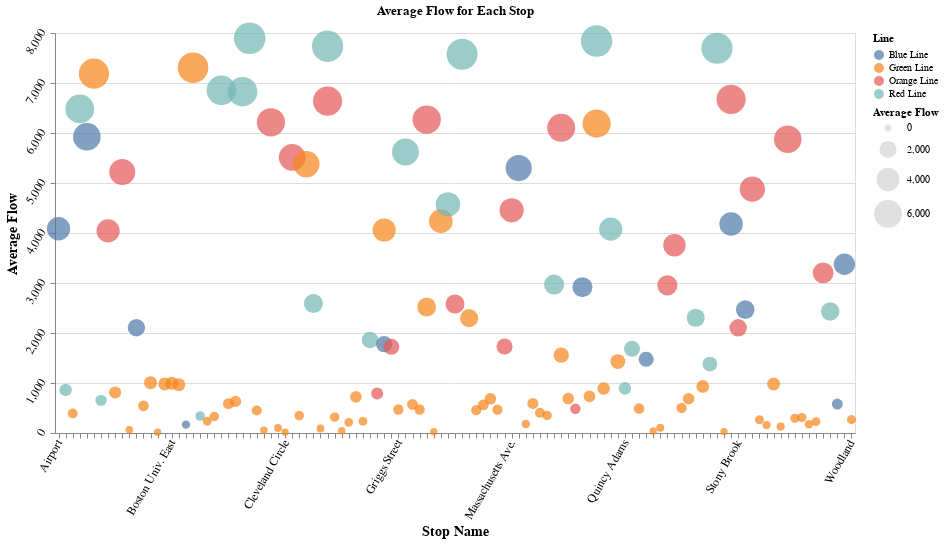

Notebook code for this chart:
### Code cell
# group data by stop_name and route_name, and calculate the average flow
df_grouped = data.groupby(['stop_name', 'route_name']).agg({'average_flow': 'mean'}).reset_index()

options = ['Blue Line', 'Red Line', 'Orange Line', 'Green Line']  
labels = ['Blue Line', 'Red Line', 'Orange Line','Green Line']  

# create the input dropdown binding
input_dropdown = alt.binding_select(options=options, labels=labels, name='Route Name')

# create the selection based on the dropdown
selection = alt.selection_single(fields=['route_name'], bind=input_dropdown)

bubble_chart = alt.Chart(df_grouped).mark_circle().encode(
   x=alt.X('stop_name:N', axis=alt.Axis(title='Stop Name')),
   y=alt.Y('average_flow:Q', axis=alt.Axis(title='Average Flow')),
   size=alt.Size('average_flow:Q', scale=alt.Scale(range=[50, 1000]), title='Average Flow'),
   color=alt.condition(selection,
                       alt.Color('route_name:N', title='Line'),
                       alt.value('lightgray')),
   tooltip=['stop_name:N', 'route_name:N', 'average_flow:Q']
).add_params(
   selection
).properties(
   width=800,
   height=400,
   title='Average Flow for Each Stop' 
)

# Add x and y axes to the bubble chart
bubble_chart = bubble_chart.configure_axis(
   labelFontSize=12,
   titleFontSize=14,
   labelAngle=-60,
   labelOverlap=True,
)

bubble_chart
# chart_html = bubble_chart.to_html()

### Figure 1 — Vega-Lite specification as saved in the notebook (floating-point values rounded to 4 significant figures)
{"config": {"view": {"continuousWidth": 300, "continuousHeight": 300}, "axis": {"labelAngle": -60, "labelFontSize": 12, "labelOverlap": true, "titleFontSize": 14}}, "data": {"name": "data-49945fc7344cdfa168bbb4cab8d237d1"}, "mark": {"type": "circle"}, "encoding": {"color": {"condition": {"param": "param_2", "field": "route_name", "title": "Line", "type": "nominal"}, "value": "lightgray"}, "size": {"field": "average_flow", "scale": {"range": [50, 1000]}, "title": "Average Flow", "type": "quantitative"}, "tooltip": [{"field": "stop_name", "type": "nominal"}, {"field": "route_name", "type": "nominal"}, {"field": "average_flow", "type": "quantitative"}], "x": {"axis": {"title": "Stop Name"}, "field": "stop_name", "type": "nominal"}, "y": {"axis": {"title": "Average Flow"}, "field": "average_flow", "type": "quantitative"}}, "height": 400, "params": [{"name": "param_2", "select": {"type": "point", "fields": ["route_name"]}, "bind": {"input": "select", "options": ["Blue Line", "Red Line", "Orange Line", "Green Line"], "labels": ["Blue Line", "Red Line", "Orange Line", "Green Line"], "name": "Route Name"}}], "title": "Average Flow for Each Stop", "width": 800, "$schema": "https://vega.github.io/schema/vega-lite/v5.16.3.json", "datasets": {"data-49945fc7344cdfa168bbb4cab8d237d1": [{"stop_name": "Airport", "route_name": "Blue Line", "average_flow": 4085.0}, {"stop_name": "Alewife", "route_name": "Red Line", "average_flow": 860.7}, {"stop_name": "Allston Street", "route_name": "Green Line", "average_flow": 391.5}, {"stop_name": "Andrew", "route_name": "Red Line", "average_flow": 6482.0}, {"stop_name": "Aquarium", "route_name": "Blue Line", "average_flow": 5926.0}, {"stop_name": "Arlington", "route_name": "Green Line", "average_flow": 7188.0}, {"stop_name": "Ashmont", "route_name": "Red Line", "average_flow": 652.9}, {"stop_name": "Assembly", "route_name": "Orange Line", "average_flow": 4041.0}, {"stop_name": "Babcock Street", "route_name": "Green Line", "average_flow": 809.8}, {"stop_name": "Back Bay", "route_name": "Orange Line", "average_flow": 5220.0}, {"stop_name": "Back of the Hill", "route_name": "Green Line", "average_flow": 62.95}, {"stop_name": "Beachmont", "route_name": "Blue Line", "average_flow": 2106.0}, {"stop_name": "Beaconsfield", "route_name": "Green Line", "average_flow": 543.8}, {"stop_name": "Blandford Street", "route_name": "Green Line", "average_flow": 1005.0}, {"stop_name": "Boston College", "route_name": "Green Line", "average_flow": 15.86}, {"stop_name": "Boston Univ. Central", "route_name": "Green Line", "average_flow": 981.7}, {"stop_name": "Boston Univ. East", "route_name": "Green Line", "average_flow": 995.4}, {"stop_name": "Boston Univ. West", "route_name": "Green Line", "average_flow": 965.5}, {"stop_name": "Bowdoin", "route_name": "Blue Line", "average_flow": 167.8}, {"stop_name": "Boylston", "route_name": "Green Line", "average_flow": 7307.0}, {"stop_name": "Braintree", "route_name": "Red Line", "average_flow": 339.5}, {"stop_name": "Brandon Hall", "route_name": "Green Line", "average_flow": 235.5}, {"stop_name": "Brigham Circle", "route_name": "Green Line", "average_flow": 329.5}, {"stop_name": "Broadway", "route_name": "Red Line", "average_flow": 6853.0}, {"stop_name": "Brookline Hills", "route_name": "Green Line", "average_flow": 587.4}, {"stop_name": "Brookline Village", "route_name": "Green Line", "average_flow": 632.0}, {"stop_name": "Central", "route_name": "Red Line", "average_flow": 6827.0}, {"stop_name": "Charles/MGH", "route_name": "Red Line", "average_flow": 7895.0}, {"stop_name": "Chestnut Hill", "route_name": "Green Line", "average_flow": 450.0}, {"stop_name": "Chestnut Hill Ave.", "route_name": "Green Line", "average_flow": 56.91}, {"stop_name": "Chinatown", "route_name": "Orange Line", "average_flow": 6214.0}, {"stop_name": "Chiswick Road", "route_name": "Green Line", "average_flow": 101.2}, {"stop_name": "Cleveland Circle", "route_name": "Green Line", "average_flow": 18.82}, {"stop_name": "Community College", "route_name": "Orange Line", "average_flow": 5513.0}, {"stop_name": "Coolidge Corner", "route_name": "Green Line", "average_flow": 347.3}, {"stop_name": "Copley", "route_name": "Green Line", "average_flow": 5378.0}, {"stop_name": "Davis", "route_name": "Red Line", "average_flow": 2588.0}, {"stop_name": "Dean Road", "route_name": "Green Line", "average_flow": 90.27}, {"stop_name": "Downtown Crossing", "route_name": "Orange Line", "average_flow": 6638.0}, {"stop_name": "Downtown Crossing", "route_name": "Red Line", "average_flow": 7735.0}, {"stop_name": "Eliot", "route_name": "Green Line", "average_flow": 317.2}, {"stop_name": "Englewood Ave.", "route_name": "Green Line", "average_flow": 43.36}, {"stop_name": "Fairbanks Street", "route_name": "Green Line", "average_flow": 213.7}, {"stop_name": "Fenway", "route_name": "Green Line", "average_flow": 722.8}, {"stop_name": "Fenwood Road", "route_name": "Green Line", "average_flow": 233.8}, {"stop_name": "Fields Corner", "route_name": "Red Line", "average_flow": 1861.0}, {"stop_name": "Forest Hills", "route_name": "Orange Line", "average_flow": 791.0}, {"stop_name": "Government Center", "route_name": "Blue Line", "average_flow": 1775.0}, {"stop_name": "Government Center", "route_name": "Green Line", "average_flow": 4060.0}, {"stop_name": "Green Street", "route_name": "Orange Line", "average_flow": 1723.0}, {"stop_name": "Griggs Street", "route_name": "Green Line", "average_flow": 469.9}, {"stop_name": "Harvard", "route_name": "Red Line", "average_flow": 5618.0}, {"stop_name": "Harvard Ave.", "route_name": "Green Line", "average_flow": 570.9}, {"stop_name": "Hawes Street", "route_name": "Green Line", "average_flow": 470.4}, {"stop_name": "Haymarket", "route_name": "Green Line", "average_flow": 2520.0}, {"stop_name": "Haymarket", "route_name": "Orange Line", "average_flow": 6268.0}, {"stop_name": "Heath Street", "route_name": "Green Line", "average_flow": 26.41}, {"stop_name": "Hynes Convention Center", "route_name": "Green Line", "average_flow": 4236.0}, {"stop_name": "JFK/Umass", "route_name": "Red Line", "average_flow": 4572.0}, {"stop_name": "Jackson Square", "route_name": "Orange Line", "average_flow": 2581.0}, {"stop_name": "Kendall/MIT", "route_name": "Red Line", "average_flow": 7574.0}, {"stop_name": "Kenmore", "route_name": "Green Line", "average_flow": 2297.0}, {"stop_name": "Kent Street", "route_name": "Green Line", "average_flow": 456.8}, {"stop_name": "Lechmere", "route_name": "Green Line", "average_flow": 562.3}, {"stop_name": "Longwood", "route_name": "Green Line", "average_flow": 683.0}, {"stop_name": "Longwood Medical Area", "route_name": "Green Line", "average_flow": 466.1}, {"stop_name": "Malden Center", "route_name": "Orange Line", "average_flow": 1731.0}, {"stop_name": "Massachusetts Ave.", "route_name": "Orange Line", "average_flow": 4454.0}, {"stop_name": "Maverick", "route_name": "Blue Line", "average_flow": 5298.0}, {"stop_name": "Mission Park", "route_name": "Green Line", "average_flow": 179.0}, {"stop_name": "Museum of Fine Arts", "route_name": "Green Line", "average_flow": 591.5}, {"stop_name": "Newton Centre", "route_name": "Green Line", "average_flow": 404.9}, {"stop_name": "Newton Highlands", "route_name": "Green Line", "average_flow": 351.0}, {"stop_name": "North Quincy", "route_name": "Red Line", "average_flow": 2970.0}, {"stop_name": "North Station", "route_name": "Green Line", "average_flow": 1557.0}, {"stop_name": "North Station", "route_name": "Orange Line", "average_flow": 6103.0}, {"stop_name": "Northeastern University", "route_name": "Green Line", "average_flow": 688.0}, {"stop_name": "Oak Grove", "route_name": "Orange Line", "average_flow": 485.9}, {"stop_name": "Orient Heights", "route_name": "Blue Line", "average_flow": 2917.0}, {"stop_name": "Packards Corner", "route_name": "Green Line", "average_flow": 731.0}, {"stop_name": "Park Street", "route_name": "Green Line", "average_flow": 6187.0}, {"stop_name": "Park Street", "route_name": "Red Line", "average_flow": 7839.0}, {"stop_name": "Pleasant Street", "route_name": "Green Line", "average_flow": 891.0}, {"stop_name": "Porter", "route_name": "Red Line", "average_flow": 4077.0}, {"stop_name": "Prudential", "route_name": "Green Line", "average_flow": 1428.0}, {"stop_name": "Quincy Adams", "route_name": "Red Line", "average_flow": 892.3}, {"stop_name": "Quincy Center", "route_name": "Red Line", "average_flow": 1684.0}, {"stop_name": "Reservoir", "route_name": "Green Line", "average_flow": 491.2}, {"stop_name": "Revere Beach", "route_name": "Blue Line", "average_flow": 1474.0}, {"stop_name": "Riverside", "route_name": "Green Line", "average_flow": 39.86}, {"stop_name": "Riverway", "route_name": "Green Line", "average_flow": 104.2}, {"stop_name": "Roxbury Crossing", "route_name": "Orange Line", "average_flow": 2953.0}, {"stop_name": "Ruggles", "route_name": "Orange Line", "average_flow": 3754.0}, {"stop_name": "Saint Mary Street", "route_name": "Green Line", "average_flow": 502.2}, {"stop_name": "Saint Paul Street", "route_name": "Green Line", "average_flow": 683.9}, {"stop_name": "Savin Hill", "route_name": "Red Line", "average_flow": 2305.0}, {"stop_name": "Science Park", "route_name": "Green Line", "average_flow": 931.7}, {"stop_name": "Shawmut", "route_name": "Red Line", "average_flow": 1379.0}, {"stop_name": "South Station", "route_name": "Red Line", "average_flow": 7695.0}, {"stop_name": "South Street", "route_name": "Green Line", "average_flow": 27.64}, {"stop_name": "State Street", "route_name": "Blue Line", "average_flow": 4180.0}, {"stop_name": "State Street", "route_name": "Orange Line", "average_flow": 6673.0}, {"stop_name": "Stony Brook", "route_name": "Orange Line", "average_flow": 2104.0}, {"stop_name": "Suffolk Downs", "route_name": "Blue Line", "average_flow": 2467.0}, {"stop_name": "Sullivan Square", "route_name": "Orange Line", "average_flow": 4877.0}, {"stop_name": "Summit Ave.", "route_name": "Green Line", "average_flow": 265.9}, {"stop_name": "Sutherland Road", "route_name": "Green Line", "average_flow": 158.6}, {"stop_name": "Symphony", "route_name": "Green Line", "average_flow": 980.4}, {"stop_name": "Tappan Street", "route_name": "Green Line", "average_flow": 127.5}, {"stop_name": "Tufts Medical Center", "route_name": "Orange Line", "average_flow": 5876.0}, {"stop_name": "Waban", "route_name": "Green Line", "average_flow": 294.9}, {"stop_name": "Warren Street", "route_name": "Green Line", "average_flow": 308.8}, {"stop_name": "Washington Square", "route_name": "Green Line", "average_flow": 176.0}, {"stop_name": "Washington Street", "route_name": "Green Line", "average_flow": 228.8}, {"stop_name": "Wellington", "route_name": "Orange Line", "average_flow": 3203.0}, {"stop_name": "Wollaston", "route_name": "Red Line", "average_flow": 2430.0}, {"stop_name": "Wonderland", "route_name": "Blue Line", "average_flow": 579.5}, {"stop_name": "Wood Island", "route_name": "Blue Line", "average_flow": 3376.0}, {"stop_name": "Woodland", "route_name": "Green Line", "average_flow": 266.9}]}}
